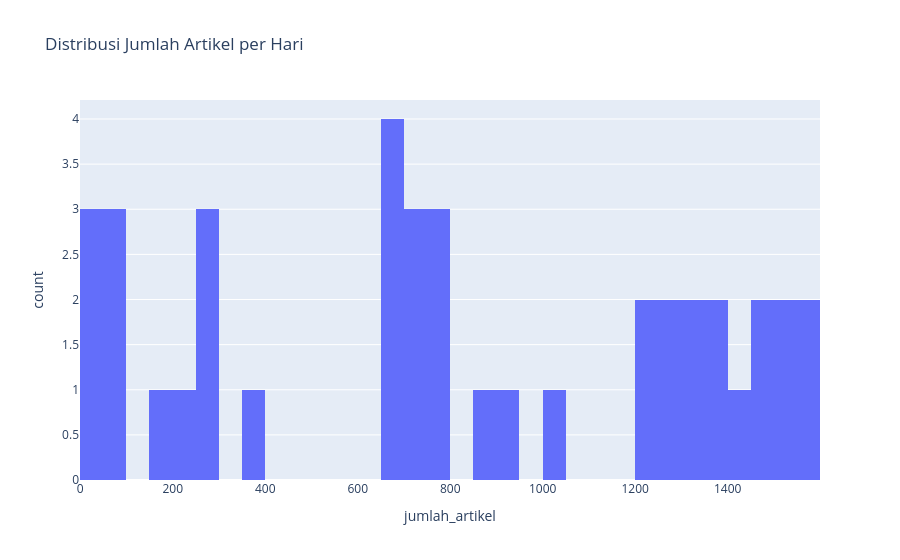

The cell this chart's notebook holds for it:
### Code cell
fig2 = px.histogram(harian.to_pandas(), x="jumlah_artikel", nbins=40, title="Distribusi Jumlah Artikel per Hari")
fig2.show()

### Figure 1 — Plotly figure (JSON) as saved in the notebook; plotly's stock layout.template omitted (floating-point values rounded to 4 significant figures)
{"data": [{"bingroup": "x", "hovertemplate": "jumlah_artikel=%{x}<br>count=%{y}<extra></extra>", "legendgroup": "", "marker": {"color": "#636efa", "pattern": {"shape": ""}}, "name": "", "nbinsx": 40, "orientation": "v", "showlegend": false, "type": "histogram", "x": [1, 37, 41, 54, 76, 60, 279, 367, 252, 217, 911, 1476, 1563, 1583, 1320, 766, 708, 1272, 1466, 1030, 680, 1284, 791, 738, 1504, 1502, 274, 178, 784, 749, 653, 1413, 1369, 1304, 1214, 861, 684, 675, 1350, 1239], "xaxis": "x", "yaxis": "y"}], "layout": {"barmode": "relative", "legend": {"tracegroupgap": 0}, "title": {"text": "Distribusi Jumlah Artikel per Hari"}, "xaxis": {"anchor": "y", "domain": [0, 1], "title": {"text": "jumlah_artikel"}}, "yaxis": {"anchor": "x", "domain": [0, 1], "title": {"text": "count"}}}}
